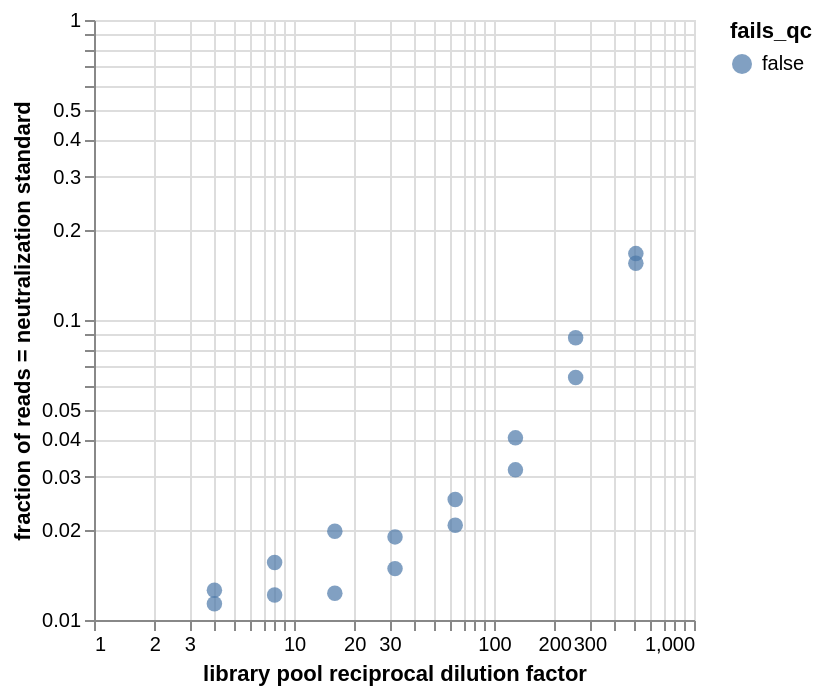

Here is the notebook cell this chart was saved with:
### Code cell
# Scatterplot of the same data as above, plotted by dilution factor
alt.Chart(neut_standard_fracs).mark_circle(size=60).encode(
    alt.X('dilution_factor:Q', 
          scale=alt.Scale(type='log'),
          title='library pool reciprocal dilution factor'),
    alt.Y('neut_standard_frac:Q', 
          scale=alt.Scale(type='log'),
          title='fraction of reads = neutralization standard'),
    color='fails_qc',
    tooltip=['well', 'dilution_factor', 'neut_standard_frac', 'total_count']
).interactive()

### Figure 1 — Vega-Lite specification as saved in the notebook (floating-point values rounded to 4 significant figures)
{"config": {"view": {"continuousWidth": 300, "continuousHeight": 300}}, "data": {"name": "data-3688881a4043719723a43223fdd71938"}, "mark": {"type": "circle", "size": 60}, "encoding": {"color": {"field": "fails_qc", "type": "nominal"}, "tooltip": [{"field": "well", "type": "nominal"}, {"field": "dilution_factor", "type": "quantitative"}, {"field": "neut_standard_frac", "type": "quantitative"}, {"field": "total_count", "type": "quantitative"}], "x": {"field": "dilution_factor", "scale": {"type": "log"}, "title": "library pool reciprocal dilution factor", "type": "quantitative"}, "y": {"field": "neut_standard_frac", "scale": {"type": "log"}, "title": "fraction of reads = neutralization standard", "type": "quantitative"}}, "params": [{"name": "param_1", "select": {"type": "interval", "encodings": ["x", "y"]}, "bind": "scales"}], "$schema": "https://vega.github.io/schema/vega-lite/v5.16.3.json", "datasets": {"data-3688881a4043719723a43223fdd71938": [{"well": "A1", "sample_well": "A1-none-4-1 (A1)", "dilution_factor": 4, "total_count": 5121937, "neut_standard_count": 58043, "neut_standard_frac": 0.01133, "fails_qc": false}, {"well": "A2", "sample_well": "A2-none-8-1 (A2)", "dilution_factor": 8, "total_count": 8380443, "neut_standard_count": 130260, "neut_standard_frac": 0.01554, "fails_qc": false}, {"well": "A3", "sample_well": "A3-none-16-1 (A3)", "dilution_factor": 16, "total_count": 4453910, "neut_standard_count": 87988, "neut_standard_frac": 0.01976, "fails_qc": false}, {"well": "A4", "sample_well": "A4-none-32-1 (A4)", "dilution_factor": 32, "total_count": 3771496, "neut_standard_count": 71381, "neut_standard_frac": 0.01893, "fails_qc": false}, {"well": "A5", "sample_well": "A5-none-64-1 (A5)", "dilution_factor": 64, "total_count": 7220885, "neut_standard_count": 182183, "neut_standard_frac": 0.02523, "fails_qc": false}, {"well": "A6", "sample_well": "A6-none-128-1 (A6)", "dilution_factor": 128, "total_count": 3632676, "neut_standard_count": 147023, "neut_standard_frac": 0.04047, "fails_qc": false}, {"well": "A7", "sample_well": "A7-none-256-1 (A7)", "dilution_factor": 256, "total_count": 3665456, "neut_standard_count": 319654, "neut_standard_frac": 0.08721, "fails_qc": false}, {"well": "A8", "sample_well": "A8-none-512-1 (A8)", "dilution_factor": 512, "total_count": 3907646, "neut_standard_count": 650476, "neut_standard_frac": 0.1665, "fails_qc": false}, {"well": "B1", "sample_well": "B1-none-4-2 (B1)", "dilution_factor": 4, "total_count": 5077465, "neut_standard_count": 63769, "neut_standard_frac": 0.01256, "fails_qc": false}, {"well": "B2", "sample_well": "B2-none-8-2 (B2)", "dilution_factor": 8, "total_count": 9457998, "neut_standard_count": 114571, "neut_standard_frac": 0.01211, "fails_qc": false}, {"well": "B3", "sample_well": "B3-none-16-2 (B3)", "dilution_factor": 16, "total_count": 3638754, "neut_standard_count": 44684, "neut_standard_frac": 0.01228, "fails_qc": false}, {"well": "B4", "sample_well": "B4-none-32-2 (B4)", "dilution_factor": 32, "total_count": 4057934, "neut_standard_count": 60196, "neut_standard_frac": 0.01483, "fails_qc": false}, {"well": "B5", "sample_well": "B5-none-64-2 (B5)", "dilution_factor": 64, "total_count": 3666561, "neut_standard_count": 75866, "neut_standard_frac": 0.02069, "fails_qc": false}, {"well": "B6", "sample_well": "B6-none-128-2 (B6)", "dilution_factor": 128, "total_count": 6375649, "neut_standard_count": 201831, "neut_standard_frac": 0.03166, "fails_qc": false}, {"well": "B7", "sample_well": "B7-none-256-2 (B7)", "dilution_factor": 256, "total_count": 3021778, "neut_standard_count": 194302, "neut_standard_frac": 0.0643, "fails_qc": false}, {"well": "B8", "sample_well": "B8-none-512-2 (B8)", "dilution_factor": 512, "total_count": 3518529, "neut_standard_count": 544085, "neut_standard_frac": 0.1546, "fails_qc": false}]}}
